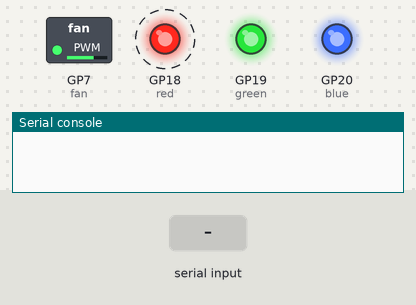
Recording of a program running on a simulated Raspberry Pi Pico running MicroPython. Shown: switched loads named in the program (green lamp = pin HIGH), output pins drawn as LEDs (lit = HIGH), the last lines printed to the serial console. Dashed ring = blinking. The test bench sets the inputs (shaded band). Threads take turns every 2 ms.

Above: at 1.2 s.
1.3 s: "5" typed at the serial console, then Enter
At 3.8 s:
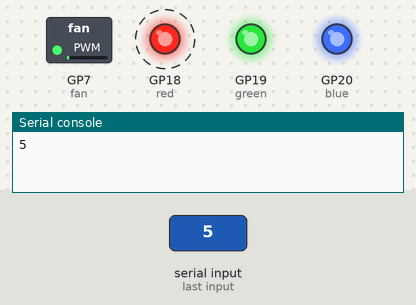
4.3 s: "90" typed at the serial console, then Enter
At 5.8 s:
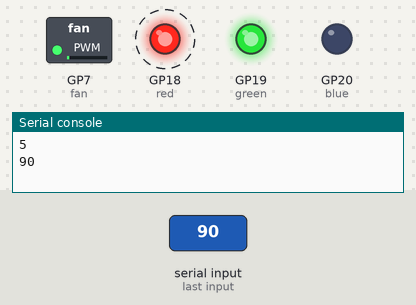
7.3 s: "200" typed at the serial console, then Enter
At 7.8 s:
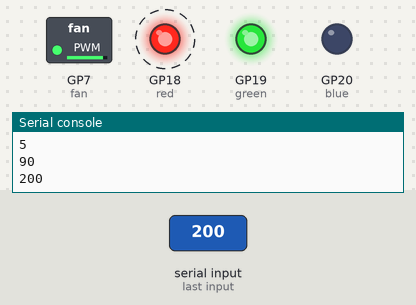
9.5 s: "0" typed at the serial console, then Enter
At 11.6 s:
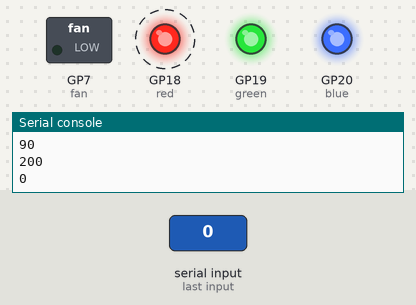
12.5 s: "1" typed at the serial console, then Enter
At 13.8 s:
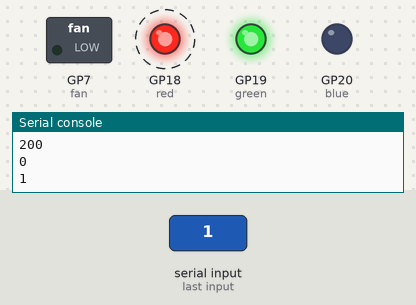
Timing chart, 0 to 16.5 s (numbered marks = the images above; inputs shaded):
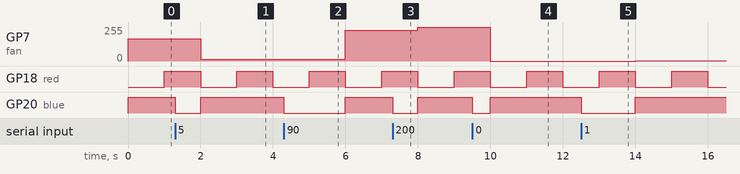

Measured:
- after the input at 1.3 s, GP7 (fan): 168/255 → 13/255 after 0.70 s; GP20 (blue): HIGH → LOW at once, → HIGH 0.70 s later
- after the input at 4.3 s, GP7 (fan): 13/255 → 229/255 after 1.7 s; GP20 (blue): HIGH → LOW at once, → HIGH 1.7 s later
- after the input at 7.3 s, GP7 (fan): 229/255 → 255/255 after 0.70 s; GP20 (blue): HIGH → LOW at once, → HIGH 0.70 s later
- after the input at 9.5 s, GP7 (fan): 255/255 → 0/255 after 0.50 s; GP20 (blue): HIGH → LOW at once, → HIGH 0.50 s later
- after the input at 12.5 s, GP7 (fan): 0/255 → 3/255 after 1.5 s; GP20 (blue): HIGH → LOW at once, → HIGH 1.5 s later
- by itself, GP18 (red): alternates HIGH for 1.0 s and LOW for 1.0 s

The program:

main.py
```python
import machine
import utime
import sys
import _thread
from _thread import start_new_thread
import gc
from machine import Pin, Timer, PWM

gc.enable()

#fan = PWM(Pin(12))
fan = PWM(Pin(7))
fan.freq(25000)

#led = PWM(Pin(25))
#led.freq(1000)

red = PWM(Pin(18))
red.freq(1000)
green = PWM(Pin(19))
green.freq(1000)
green.duty_u16(65535)
blue = PWM(Pin(20))
blue.freq(1000)

data = 66
rawdata = 0

def readserial():
    global rawdata, data
    while True:
        rawdata = sys.stdin.readline()
        #led.duty_u16(30000)
        blue.duty_u16(0)
        data = int(rawdata)
        #sys.stdout.write(str(data))
        #print(data)
        gc.collect()

readserialThread = _thread.start_new_thread(readserial, ())

while True:
    #led.duty_u16(3000)
    red.duty_u16(0)

    fan.duty_u16(int(data*65535/100))
    blue.duty_u16(65535)
    utime.sleep(1)
    #led.duty_u16(100)
    red.duty_u16(65535)
    utime.sleep(1)
    gc.collect()
```
